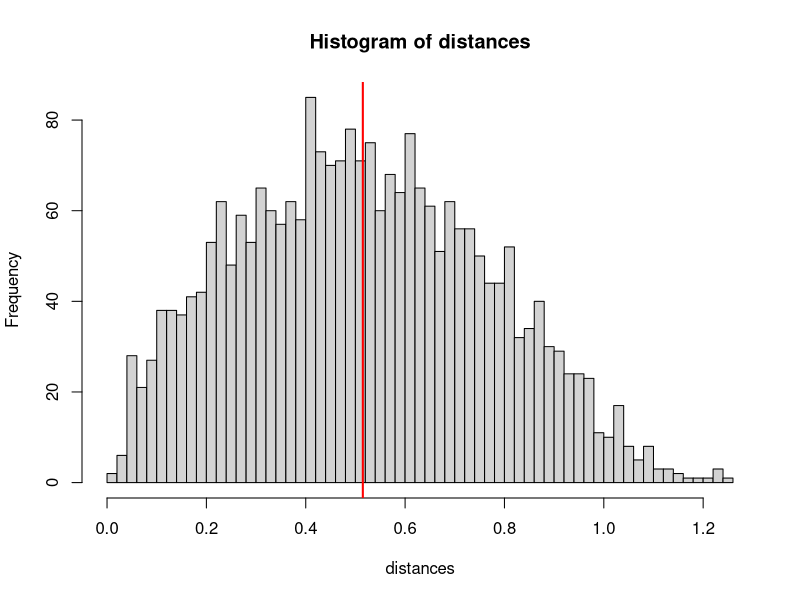

R code for this plot:
#Code to solve the following problem from MindYourDecisions' puzzle: https://www.youtube.com/watch?v=i4VqXRRXi68&t=44s

#this code is from Reddit user ReimannOne u/ReimannOne https://www.reddit.com/user/ReimannOne

avg_distance_in_square <- function(iterations = 2500, breaks = 50){
  
  # create a matrix with 4 columns, and 'iterations' number of rows
  # I didn't name the columns, but assume x1,y1,x2,y2
  points <- matrix(runif(iterations*4), ncol = 4)
  
  
  distances <- matrix(sqrt((points[,1] - points[,3])^2 + (points[,2] - points[,4])^2),
                      ncol = 1)
  
  mean_distance <- (mean(distances))
  
  hist(distances, breaks = breaks)
  abline(v = mean_distance, col = 'red', lwd = 2)
  print(paste0('Mean distance between points = ', mean_distance))
  print(paste0('Iterations = ', nrow(points)))
}

avg_distance_in_square()



# My old code to do this
# 
# #initialize
#   SampleSize<-100000
#   DATA <- structure(list(
#                       y1=double(),
#                       y2=double(),
#                       x1=double(),
#                       x2=double(),
#                       ED=double()),
#           class = "data.frame")
#   
#   KevinsEuclideanDistanceunction <- function(p_x,p_y,q_x,q_y){
#     sqrt((q_x - p_x)^2 + (q_y - p_y)^2)
#   }
# 
# #create random points
#   DATA.x1<-c(runif(SampleSize,0,1))
#   DATA.y1<-c(runif(SampleSize,0,1))
#   DATA.x2<-c(runif(SampleSize,0,1))
#   DATA.y2<-c(runif(SampleSize,0,1))
# 
# #calculate eucledian distance of the points
#   DATA.ED<- KevinsEuclideanDistanceunction(DATA.x1,DATA.y1,DATA.x2,DATA.y2)
# 
# #average the distances
#   average_ED <- mean(DATA.ED)
# 
# #plot the ordered distribution
# #output the average and all or some of the data
#   barplot(table(round(DATA.ED,2)))
#   print(average_ED)